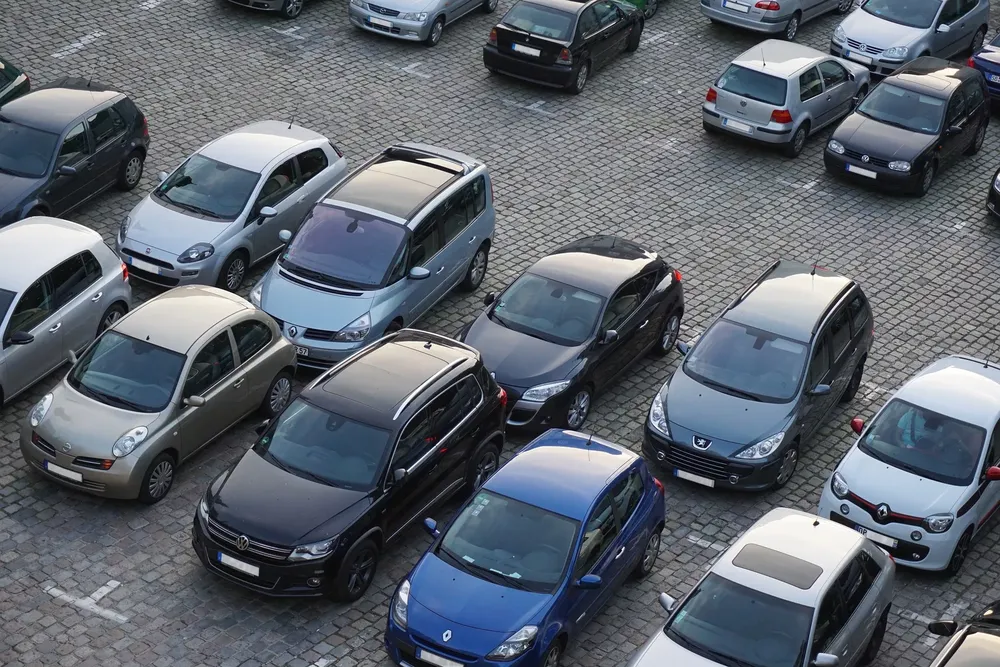
#> input picture parking-825371_1920.webp, 1000 x 667 px, shrunk from 1920 x 1280 before the run
$ python deteccaoOpenCV.py
#> lines starting #> are read from the running program, lines starting #| are printed output that depends on the picture; after the words box and inside, x2 and y2 are one past the last pixel; in counts of white or black regions, pixels touching at a corner belong together
import cv2
import matplotlib.pyplot as plt

# Lê a imagem e prepara
imagem = cv2.imread('parking-825371_1920.webp')
#> imagem is the input picture: shape (667, 1000, 3); mean B, G, R 111.5, 101.9, 94.8
imagem_cinza = cv2.cvtColor(imagem, cv2.COLOR_BGR2GRAY)
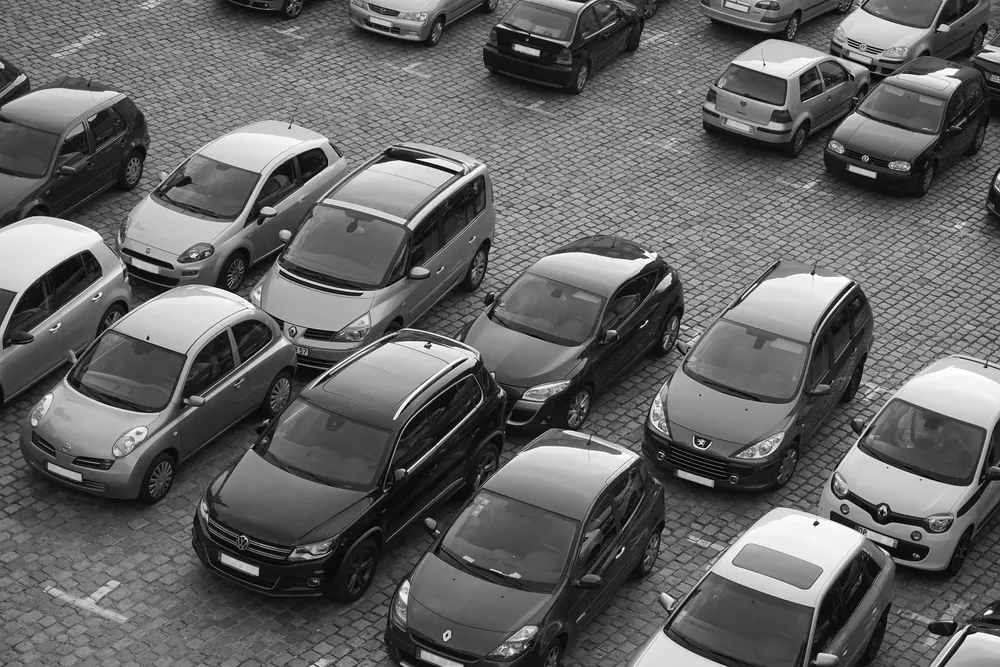
#> imagem_cinza: shape (667, 1000); min 0, max 255, mean 100.9
imagem_suave = cv2.GaussianBlur(imagem_cinza, (5, 5), 0)
bordas = cv2.Canny(imagem_suave, 50, 150)
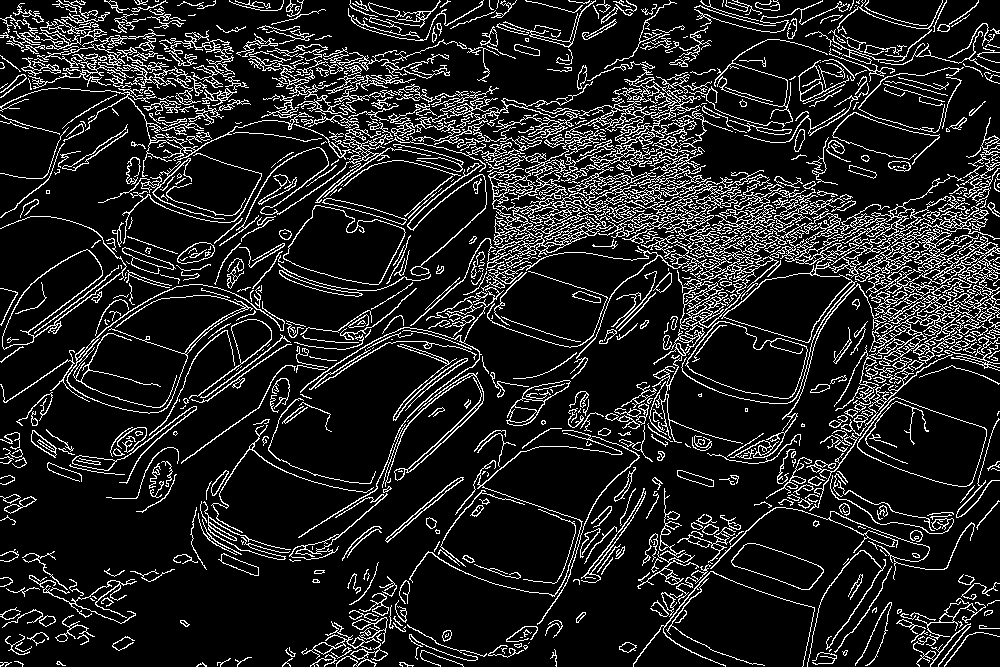
#> bordas: shape (667, 1000); 13.3% white in thin lines or dots

# Encontra os contornos
contornos, _ = cv2.findContours(bordas, cv2.RETR_EXTERNAL, cv2.CHAIN_APPROX_SIMPLE)
#> contornos = 851 contours, 552 with area under 20; largest, box (x1, y1, x2, y2) and area: (681, 174, 1000, 404) 13458, (857, 397, 987, 487) 7282, (283, 205, 406, 285) 6062, (685, 321, 808, 399) 5944, (410, 61, 701, 326) 5317

# Desenha os contornos e caixas na imagem original
imagem_com_caixas = imagem.copy()
for contorno in contornos:
    x, y, w, h = cv2.boundingRect(contorno)
    cv2.rectangle(imagem_com_caixas, (x, y), (x+w, y+h), (0, 255, 0), 2)
#> this loop made 851 passes
#> (x, y, w, h) on passes 2 to 4: (399, 662, 15, 5), (196, 662, 11, 5), (0, 662, 12, 5)
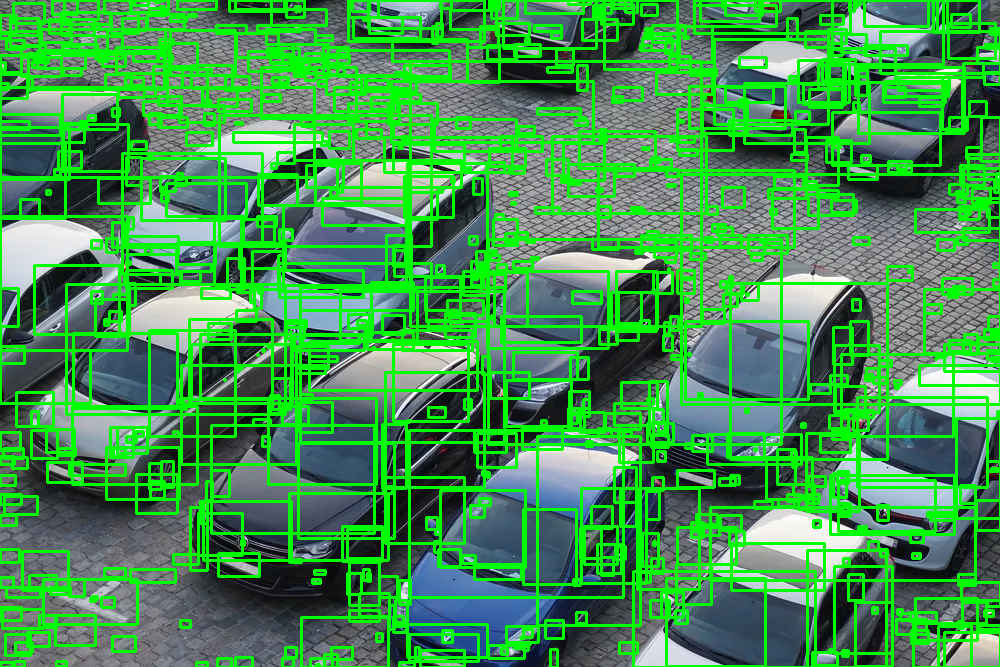
#> imagem_com_caixas: shape (667, 1000, 3); mean B, G, R 78, 149.1, 66

# Exibe imagem com objetos detectados
imagem_rgb = cv2.cvtColor(imagem_com_caixas, cv2.COLOR_BGR2RGB)
plt.imshow(imagem_rgb)
plt.title("Objetos Detectados com Contornos")
plt.axis('off')
plt.show()

# Conta os objetos detectados
print(f"Objetos detectados: {len(contornos)}")
#| Objetos detectados: 851

$ run again, with Pinheiros_Avenida-Faria-Lima_Rua-Butanta_Foto-Marcos-Santos_U0Y1378-scaled.jpg saved as parking-825371_1920.webp
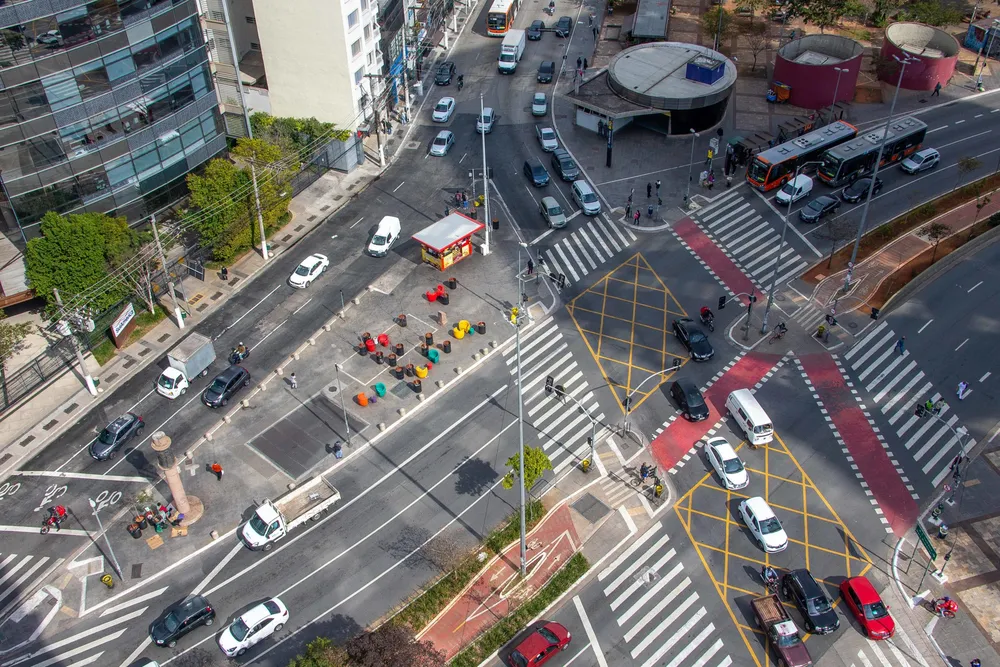
#> input picture Pinheiros_Avenida-Faria-Lima_Rua-Butanta_Foto-Marcos-Santos_U0Y1378-scaled.jpg, 1000 x 667 px, shrunk from 2560 x 1707 before the run
#> imagem is the input picture: shape (667, 1000, 3); mean B, G, R 108.9, 109.1, 111.4
#> `bordas = cv2.Canny(imagem_suave, 50, 150)`:
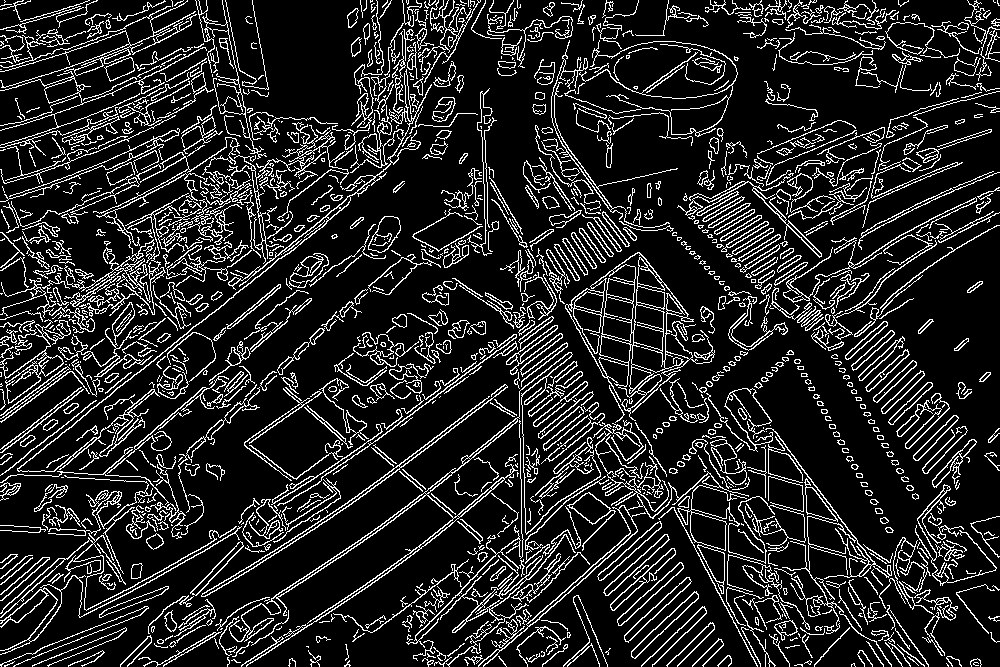
#> bordas: shape (667, 1000); 14.6% white in thin lines or dots
#> contornos = 1202 contours, 785 with area under 20; largest, box (x1, y1, x2, y2) and area: (565, 252, 715, 413) 8871, (229, 352, 601, 667) 2044, (478, 420, 749, 667) 1362, (677, 485, 806, 564) 1171, (17, 73, 432, 472) 1150
#> the loop `for contorno in contornos:` made 1202 passes
#> (x, y, w, h) on passes 1 to 3: (794, 664, 9, 3), (946, 663, 3, 4), (851, 663, 5, 4)
#> after the loop `for contorno in contornos:`:
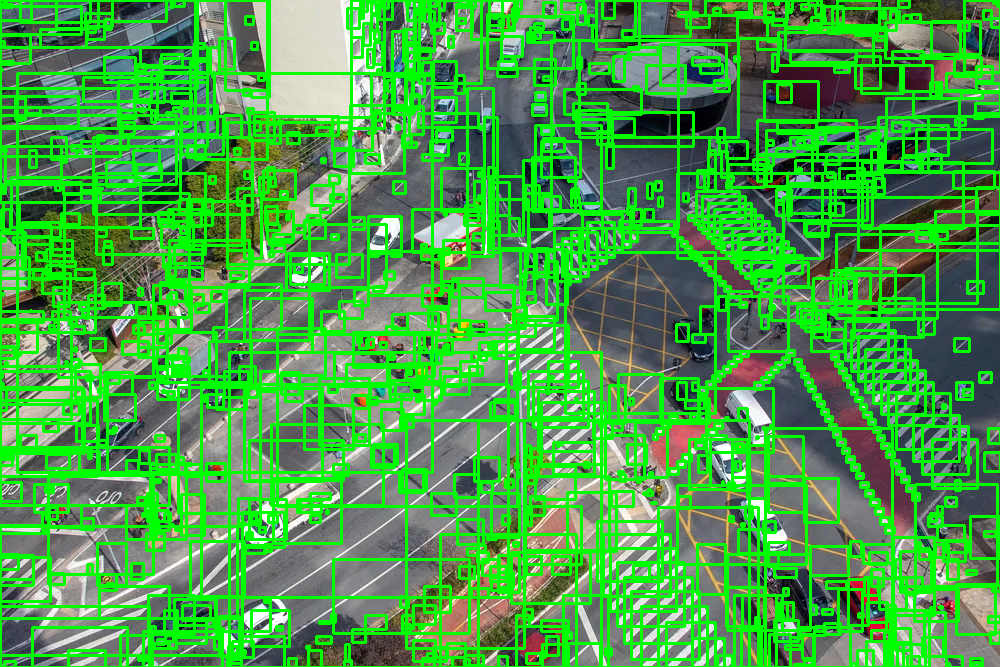
#> imagem_com_caixas: shape (667, 1000, 3); mean B, G, R 69.9, 161.4, 71.2
#| Objetos detectados: 1202
